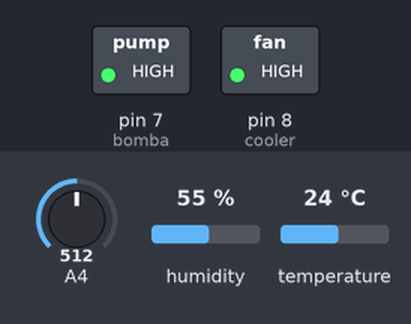
This sketch was run on a simulated Arduino Uno, built with avr-gcc and run on an emulated ATmega328P. Parts: switched loads named in the sketch (green lamp = pin HIGH). The test bench sets the inputs (shaded band); at power-on: A4 = 512, humidity 55 %, temperature 24 °C. What the sketch prints to the serial monitor is not drawn.

Above: at 0.1 s.
Timing chart, 0 to 1.6 s (numbered marks = the images above):
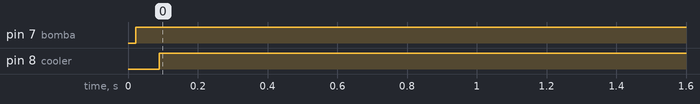

The sketch:

TESTZONE.ino
```cpp
// BIBLIOTECA

#include <SoftwareSerial.h> // Biblioteca que emula as portas RX e TX em portas digitais.
#include <DHT.h> // Biblioteca do sensor de temperatura e umidade.
#define DHTPIN A0 // Declarando que o sensor de temperatura e umidade encontra-se na porta analógica A0.
#define DHTTYPE DHT21 // Puxando na biblioteca as pré-definições para o sensor de temperatura e umidade DHT21.
DHT dht(DHTPIN, DHTTYPE);

// Neste campo está sendo definido as entradas do cooler, da bomba  do sensor de umidade do solo.
#define cooler 8
#define bomba 7
#define umidade A1
SoftwareSerial bluetooth(13,12); // RX,TX(Lembrando que estas portas invertem, assim o RX do sensor conecta no TX do arduino e o TX no RX)

// Campo de declaração de variáveis.
int temp_max = 28; // Temperatura máxima padrão.
int umid_min = 20; // Umidade mínima padrão.
int bombaBT = 0; // Botão para ligar e desligar bomba
int coolerBT = 0; // Botão para ligar e desligar cooler

void setup() {
  Serial.begin(9600);
  bluetooth.begin(9600);
  Serial.println(F("DHTxx test!")); // Teste de leitura do sensor de temperatura e umidade(Obrigatório pela própria biblioteca).

  // Definição do COOLER e da BOMBA como portas de saída.
  pinMode(cooler, OUTPUT);
  pinMode(bomba, OUTPUT);
  dht.begin();
}


void loop() {

  // SENSOR DE BLUETOOTH

  // O código abaixo verificará se existe algo conectado, se sim irá ler as variáveis recebidas pelo sensor.
  if (bluetooth.available()){
    temp_max = bluetooth.read();
    umid_min = bluetooth.read();
    bombaBT = bluetooth.read();
    coolerBT = bluetooth.read();
  }

  // SENSOR DE UMIDADE DO SOLO

  int umidadeReal = map(umidade, 1023, 0, 0, 100); // Converte a leitura do sensor que é de 1023 a 0 para de 0 a 100.

  bluetooth.print("Umidade do solo: ");
  bluetooth.println(umidadeReal); // Apresentação em tela da leitura convertida.

  // Definido que caso a umidade lida seja menor que a umidade mínima declarada, a bomba será ativada (E apresentará em tela uma informação enquanto a bomba estiver ligada). Caso contrário, a mesma permanecerá desligada.
  if (analogRead(umidadeReal) < umid_min){
    digitalWrite(bomba, LOW);
    bluetooth.println("Bomba ligada");
  }
  else {
    digitalWrite(bomba,HIGH);
  }

  // Caso o valor recebido pela variável bombaBT seja 1 a bomba será ligada, se for 0 será desligada.
  if (bombaBT == 1){
    digitalWrite(bomba, LOW);
    bluetooth.println("Bomba ligada");
  }
  if (bombaBT == 0){
    digitalWrite(bomba, HIGH);
    bluetooth.println("Bomba desligada");
  }
// SENSOR DE TEMPERATURA E UMIDADE

  // Campo pré-definido pela biblioteca para leitura de Umidade, temperatura em Celsius.
  float h = dht.readHumidity(); // Leitura da umidade.
  float t = dht.readTemperature(); // Leitura da temperatura em Celsius (the default).

  //Caso o arduino não capture dados no sensor, informará o erro na leitura.
  if (isnan(h) || isnan(t)) {
    bluetooth.println(F("Falha na leitura do sensor DHT!"));
    return;
  }
  //Apresentação em tela a Umidade do ar e a Temperatura em Celcius.
  bluetooth.print(F("Umidade ar: "));
  bluetooth.print(h);
  bluetooth.print(F("%  Temperatura: "));
  bluetooth.print(t);
  bluetooth.println(F("C"));

  // Definido que caso a Temperatura em Celsius lida seja maior que a temperatura máxima declarada, o cooler será ativado (E apresentará em tela uma informação enquanto o cooler estiver ligado). Caso contrário, o mesmo permanecerá desligado.
  if (t > temp_max) {
    digitalWrite(cooler, LOW);
    bluetooth.println("Cooler Ligado");
  }
  else {
    digitalWrite(cooler, HIGH);
  }

  // Caso o valor recebido pela variável coolerBT seja 1 o cooler será ligado, se for 0 será desligado.
  if (coolerBT == 1){
    digitalWrite(cooler, LOW);
    bluetooth.println("Cooler Ligado");
  }
  if (coolerBT == 0){
    digitalWrite(cooler, HIGH);
    bluetooth.println("Cooler Desligado");
  }
}
```

Measured:
- by itself, pin 7 (bomba): LOW → HIGH at 0.02 s
- by itself, pin 8 (cooler): LOW → HIGH at 0.09 s
